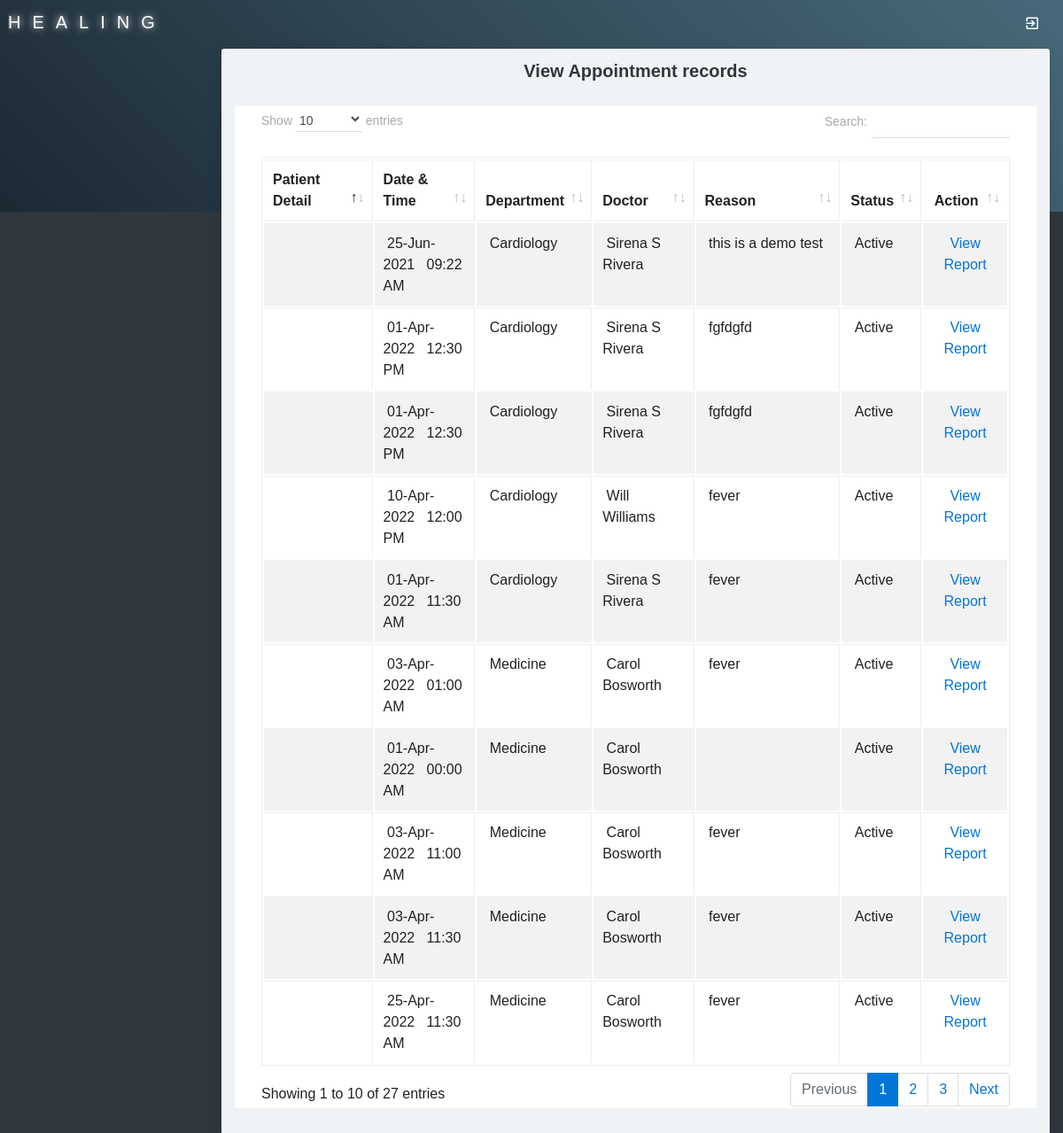
Page /viewappointment.php on the committed database.
### tables this page shows
CREATE TABLE `appointment` (
  `appointmentid` int(10) NOT NULL,
  `appointmenttype` varchar(25) NOT NULL,
  `patientid` int(10) NOT NULL,
  `roomid` int(10) NOT NULL,
  `departmentid` int(10) NOT NULL,
  `appointmentdate` date NOT NULL,
  `appointmenttime` time NOT NULL,
  `doctorid` int(10) NOT NULL,
  `status` varchar(10) NOT NULL,
  `app_reason` text NOT NULL
);

CREATE TABLE `department` (
  `departmentid` int(10) NOT NULL,
  `departmentname` varchar(100) NOT NULL,
  `description` text NOT NULL,
  `status` varchar(10) NOT NULL
);

CREATE TABLE `doctor` (
  `doctorid` int(10) NOT NULL,
  `doctorname` varchar(50) NOT NULL,
  `email` varchar(50) NOT NULL,
  `mobileno` varchar(15) NOT NULL,
  `departmentid` int(10) NOT NULL,
  `loginid` varchar(25) NOT NULL,
  `password` varchar(25) NOT NULL,
  `status` varchar(10) NOT NULL,
  `education` varchar(25) NOT NULL,
  `experience` float(11,1) NOT NULL,
  `consultancy_charge` float(10,2) NOT NULL,
  `code` int(6) NOT NULL
);

### viewappointment.php (the view, shortened to what this page needs)
<?php
include("adformheader.php");
include("dbconnection.php");
?>
<div class="container-fluid">
  <div class="block-header">
    <h2 class="text-center">View Appointment records</h2>
  </div>
<div class="card">
  <section class="container">
    <table class="table table-bordered table-striped table-hover js-basic-example dataTable">
      <thead>
        <tr>
          <th>Patient Detail</th>
          <th>Date & Time</th>
          <th>Department</th>
          <th>Doctor</th>
          <th>Reason</th>
          <th>Status</th>
          <th><div align="center">Action</div></th>
        </tr>
        </thead>
        <tbody>
          <?php
		$sql ="SELECT * FROM appointment WHERE (status !='')";
		$qsql = mysqli_query($con,$sql);
		while($rs = mysqli_fetch_array($qsql))
		{
			$sqlpat = "SELECT * FROM patient WHERE patientid='$rs[patientid]'";
			$qsqlpat = mysqli_query($con,$sqlpat);
			$rspat = mysqli_fetch_array($qsqlpat);
			$sqldept = "SELECT * FROM department WHERE departmentid='$rs[departmentid]'";
			$qsqldept = mysqli_query($con,$sqldept);
			$rsdept = mysqli_fetch_array($qsqldept);
			$sqldoc= "SELECT * FROM doctor WHERE doctorid='$rs[doctorid]'";
			$qsqldoc = mysqli_query($con,$sqldoc);
			$rsdoc = mysqli_fetch_array($qsqldoc);
        echo "<tr>
          <td>&nbsp;$rspat[patientname]<br>&nbsp;$rspat[mobileno]</td>
			 <td>&nbsp;" . date("d-M-Y",strtotime($rs[appointmentdate])) . " &nbsp; " . date("H:i A",strtotime($rs[appointmenttime])) . "</td>
		    <td>&nbsp;$rsdept[departmentname]</td>
			   <td>&nbsp;$rsdoc[doctorname]</td>
			    <td>&nbsp;$rs[app_reason]</td>
			    <td>&nbsp;$rs[status]</td>
          <td><div align='center'>";
		  if($rs[status] != "Active")
		  {
				  if(!(isset($_SESSION[patientid])))
				  {
						  echo "<a href='appointmentapproval.php?editid=$rs[appointmentid]'>Approve</a><hr>";
				  }
				 echo "  <a href='viewappointment.php?delid=$rs[appointmentid]'>Delete</a>";
		  }
		  else
		  {
				echo "<a href='patientreport.php?patientid=$rs[patientid]&appointmentid=$rs[appointmentid]'>View Report</a>";
		  }
		 echo "</center></td></tr>";
		}
		?>
      </tbody>
    </table>
</section>
</div>
</div>
<?php
include("adformfooter.php");
?>

### rows in the picture
appointment: appointmentdate "25-Jun-2021", appointmenttime "09:22 AM", departmentid.departmentname "Cardiology", doctorid.doctorname "Sirena S Rivera", app_reason "this is a demo test", status "Active"
appointment: appointmentdate "01-Apr-2022", appointmenttime "12:30 PM", departmentid.departmentname "Cardiology", doctorid.doctorname "Sirena S Rivera", app_reason "fgfdgfd", status "Active"
appointment: appointmentdate "01-Apr-2022", appointmenttime "12:30 PM", departmentid.departmentname "Cardiology", doctorid.doctorname "Sirena S Rivera", app_reason "fgfdgfd", status "Active"
appointment: appointmentdate "10-Apr-2022", appointmenttime "12:00 PM", departmentid.departmentname "Cardiology", doctorid.doctorname "Will Williams", app_reason "fever", status "Active"
appointment: appointmentdate "01-Apr-2022", appointmenttime "11:30 AM", departmentid.departmentname "Cardiology", doctorid.doctorname "Sirena S Rivera", app_reason "fever", status "Active"
appointment: appointmentdate "03-Apr-2022", appointmenttime "01:00 AM", departmentid.departmentname "Medicine", doctorid.doctorname "Carol Bosworth", app_reason "fever", status "Active"
appointment: appointmentdate "01-Apr-2022", appointmenttime "00:00 AM", departmentid.departmentname "Medicine", doctorid.doctorname "Carol Bosworth", status "Active"
appointment: appointmentdate "03-Apr-2022", appointmenttime "11:00 AM", departmentid.departmentname "Medicine", doctorid.doctorname "Carol Bosworth", app_reason "fever", status "Active"
appointment: appointmentdate "03-Apr-2022", appointmenttime "11:30 AM", departmentid.departmentname "Medicine", doctorid.doctorname "Carol Bosworth", app_reason "fever", status "Active"
appointment: appointmentdate "25-Apr-2022", appointmenttime "11:30 AM", departmentid.departmentname "Medicine", doctorid.doctorname "Carol Bosworth", app_reason "fever", status "Active"
